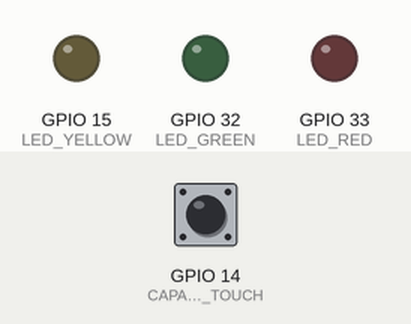
A sketch run on a simulated ESP32. On the bench: output pins drawn as LEDs (lit = HIGH). Dashed ring = blinking. Inputs (shaded band) come from the test bench; at power-on: GPIO 14 (CAPACITIVE_TOUCH) HIGH. What the sketch prints to the serial monitor is not drawn.

Above: at 1.2 s.
1.3 s: GPIO 14 (CAPACITIVE_TOUCH) pulled LOW for 0.15 s
At 2.1 s:
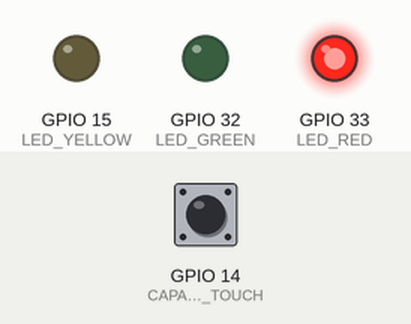
4.4 s: GPIO 14 (CAPACITIVE_TOUCH) pulled LOW for 3.2 s
At 8.8 s:
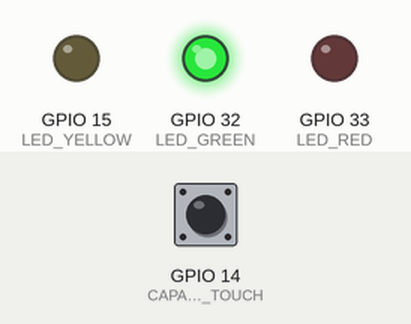
10.6 s: GPIO 14 (CAPACITIVE_TOUCH) pulled LOW for 1 s
At 13.0 s:
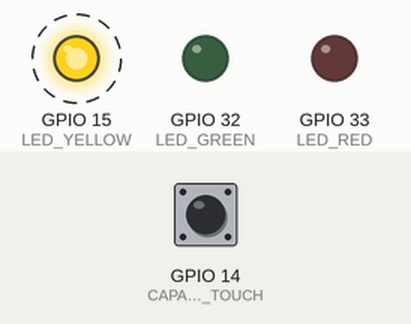
Timing chart, 0 to 17.8 s (numbered marks = the images above; inputs shaded):
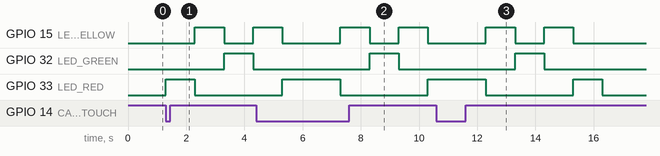

The sketch:

digital_output.ino
```cpp
// LED details
#define LED_RED 33
#define LED_YELLOW 15
#define LED_GREEN 32

// Capacitive touch details
#define CAPACITIVE_TOUCH 14
#define CAPACITIVE_TOUCH_THRESHOLD 20

// Entry point function
void setup() {
  // Start serial connection
  Serial.begin(115200);

  // Set up LED pin modes
  pinMode(LED_RED, OUTPUT);
  pinMode(LED_YELLOW, OUTPUT);
  pinMode(LED_GREEN, OUTPUT);
}

// Function to turn specified LED on for 1s
void turnOnForOneSecond(int ledNumber) {
  digitalWrite(ledNumber, HIGH);
  delay(1000);
  digitalWrite(ledNumber, LOW);
}

// Loop (after setup) function
void loop() {
  // Read capacitive touch value
  int touchValue = touchRead(CAPACITIVE_TOUCH);

  // Print capacitive touch value
  Serial.println(touchValue);

  if (touchValue < CAPACITIVE_TOUCH_THRESHOLD) {
    // Touch detected; cycle through LEDs
    turnOnForOneSecond(LED_RED);
    turnOnForOneSecond(LED_YELLOW);
    turnOnForOneSecond(LED_GREEN);
    turnOnForOneSecond(LED_YELLOW);
    turnOnForOneSecond(LED_RED);
  } else {
    // Touch not detected; LEDs off
    digitalWrite(LED_RED, LOW);
    digitalWrite(LED_YELLOW, LOW);
    digitalWrite(LED_GREEN, LOW);
  }
}
```

Measured:
- after the input at 1.3 s, GPIO 15 (LED_YELLOW): LOW → HIGH after 1.0 s, → LOW 1.0 s later, → HIGH 1.0 s later; GPIO 32 (LED_GREEN): LOW → HIGH after 2.0 s, → LOW 1.0 s later; GPIO 33 (LED_RED): LOW → HIGH at once, → LOW 1.0 s later
- after the input at 4.4 s, GPIO 32 (LED_GREEN): LOW → HIGH after 3.9 s, → LOW 1.0 s later
- after the input at 10.6 s, GPIO 15 (LED_YELLOW): alternates HIGH for 1.0 s and LOW for 1.0 s, 4 changes in all, then stays LOW, starting after 1.7 s; GPIO 32 (LED_GREEN): LOW → HIGH after 2.7 s, → LOW 1.0 s later; GPIO 33 (LED_RED): HIGH → LOW after 1.7 s instead of 0.70 s
